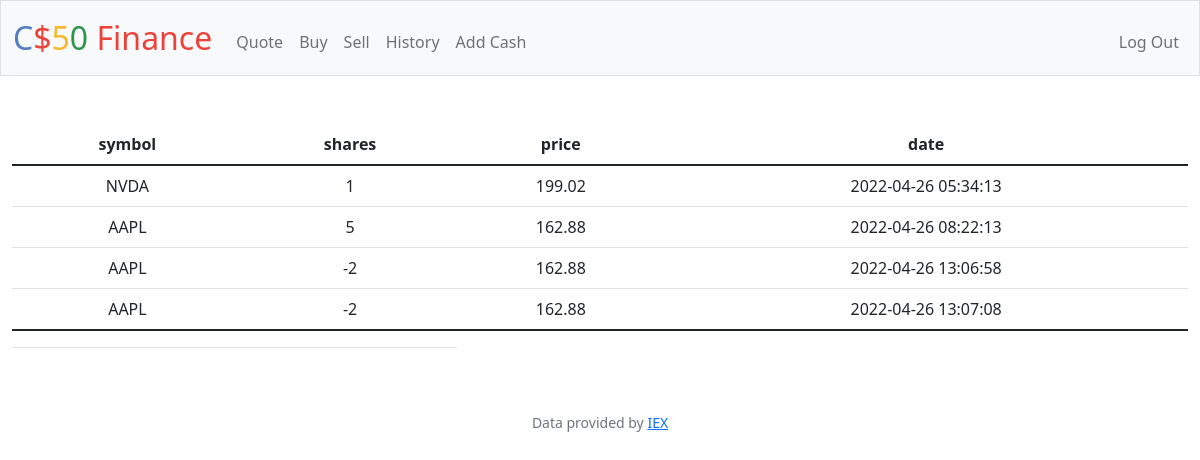
Screenshot of /history (signed in) with the database file from the repository.
### tables this page shows
CREATE TABLE 'transactions' ('id' INTEGER PRIMARY KEY AUTOINCREMENT NOT NULL, 'user_id' INTEGER, 'symbol' TEXT, 'shares' INTEGER, 'price' REAL, 'date' DATETIME);

### app.py (the view)
@app.route("/history")
@login_required
def history():
    user_id = session["user_id"]
    transactions_db = db.execute("select * from transactions where user_id = ?", user_id)
    return render_template("history.html", transactions = transactions_db)
    return apology("TODO")

### app.py (called while the page is built)
@app.after_request
def after_request(response):
    response.headers["Cache-Control"] = "no-cache, no-store, must-revalidate"
    response.headers["Expires"] = 0
    response.headers["Pragma"] = "no-cache"
    return response

### helpers.py (called while the page is built)
def login_required(f):
    @wraps(f)
    def decorated_function(*args, **kwargs):
        if session.get("user_id") is None:
            return redirect("/login")
        return f(*args, **kwargs)
    return decorated_function

### templates/history.html (shortened to what this page needs)
{% extends "layout.html" %}
{% block main %}
<table class="table">
    <thead>
      <tr>
        <th scope="col">symbol</th>
        <th scope="col">shares</th>
        <th scope="col">price</th>
        <th scope="col">date</th>
      </tr>
    </thead>
    <tbody>
        {% for row in transactions %}
        <tr>
            <td>{{row["symbol"]}}</td>
            <td>{{row["shares"]}}</td>
            <td>{{row["price"]}}</td>
            <td>{{row["date"]}}</td>
        </tr>
        {% endfor %}
    </tbody>
    <tfoot>
        <tr>
            <td></td>
            <td></td>
        </tr>
    </tfoot>
  </table>
{% endblock %}

### templates/layout.html (shortened to what this page needs)
<!DOCTYPE html>
<html lang="en">
    <head>
        <link href="https://cdn.jsdelivr.net/npm/bootstrap@5.1.3/dist/css/bootstrap.min.css" rel="stylesheet">
        <link href="/static/styles.css" rel="stylesheet">
        <link href="https://cdn.jsdelivr.net/npm/bootstrap@5.1.3/dist/css/bootstrap.min.css" rel="stylesheet">
    </head>
    <body>
        <nav class="bg-light border navbar navbar-expand-md navbar-light">
            <div class="container-fluid">
                <a class="navbar-brand" href="/"><span class="blue">C</span><span class="red">$</span><span class="yellow">5</span><span class="green">0</span> <span class="red">Finance</span></a>
                <div class="collapse navbar-collapse" id="navbar">
                    {% if session["user_id"] %}
                        <ul class="navbar-nav me-auto mt-2">
                            <li class="nav-item"><a class="nav-link" href="/quote">Quote</a></li>
                            <li class="nav-item"><a class="nav-link" href="/buy">Buy</a></li>
                            <li class="nav-item"><a class="nav-link" href="/sell">Sell</a></li>
                            <li class="nav-item"><a class="nav-link" href="/history">History</a></li>
                            <li class="nav-item"><a class="nav-link" href="/add_cash">Add Cash</a></li>
                        </ul>
                        <ul class="navbar-nav ms-auto mt-2">
                            <li class="nav-item"><a class="nav-link" href="/logout">Log Out</a></li>
                        </ul>
                    {% else %}
                        <ul class="navbar-nav ms-auto mt-2">
                            <li class="nav-item"><a class="nav-link" href="/register">Register</a></li>
                            <li class="nav-item"><a class="nav-link" href="/login">Log In</a></li>
                        </ul>
                    {% endif %}
                </div>
            </div>
        </nav>
        <main class="container-fluid py-5 text-center">
            {% block main %}{% endblock %}
        </main>
        <footer class="mb-5 small text-center text-muted">
            Data provided by <a href="https://iexcloud.io/">IEX</a>
        </footer>
    </body>
</html>

### static/styles.css (style rules this page uses)
nav .navbar-brand { font-size: xx-large; }
nav .navbar-brand .blue { color: #537fbe; }
nav .navbar-brand .red { color: #ea433b; }
nav .navbar-brand .yellow { color: #f5b82e; }
nav .navbar-brand .green { color: #2e944b; }

### rows the page displays
transactions: symbol "NVDA", shares "1", price "199.02", date "2022-04-26 05:34:13"
transactions: symbol "AAPL", shares "5", price "162.88", date "2022-04-26 08:22:13"
transactions: symbol "AAPL", shares "-2", price "162.88", date "2022-04-26 13:06:58"
transactions: symbol "AAPL", shares "-2", price "162.88", date "2022-04-26 13:07:08"
